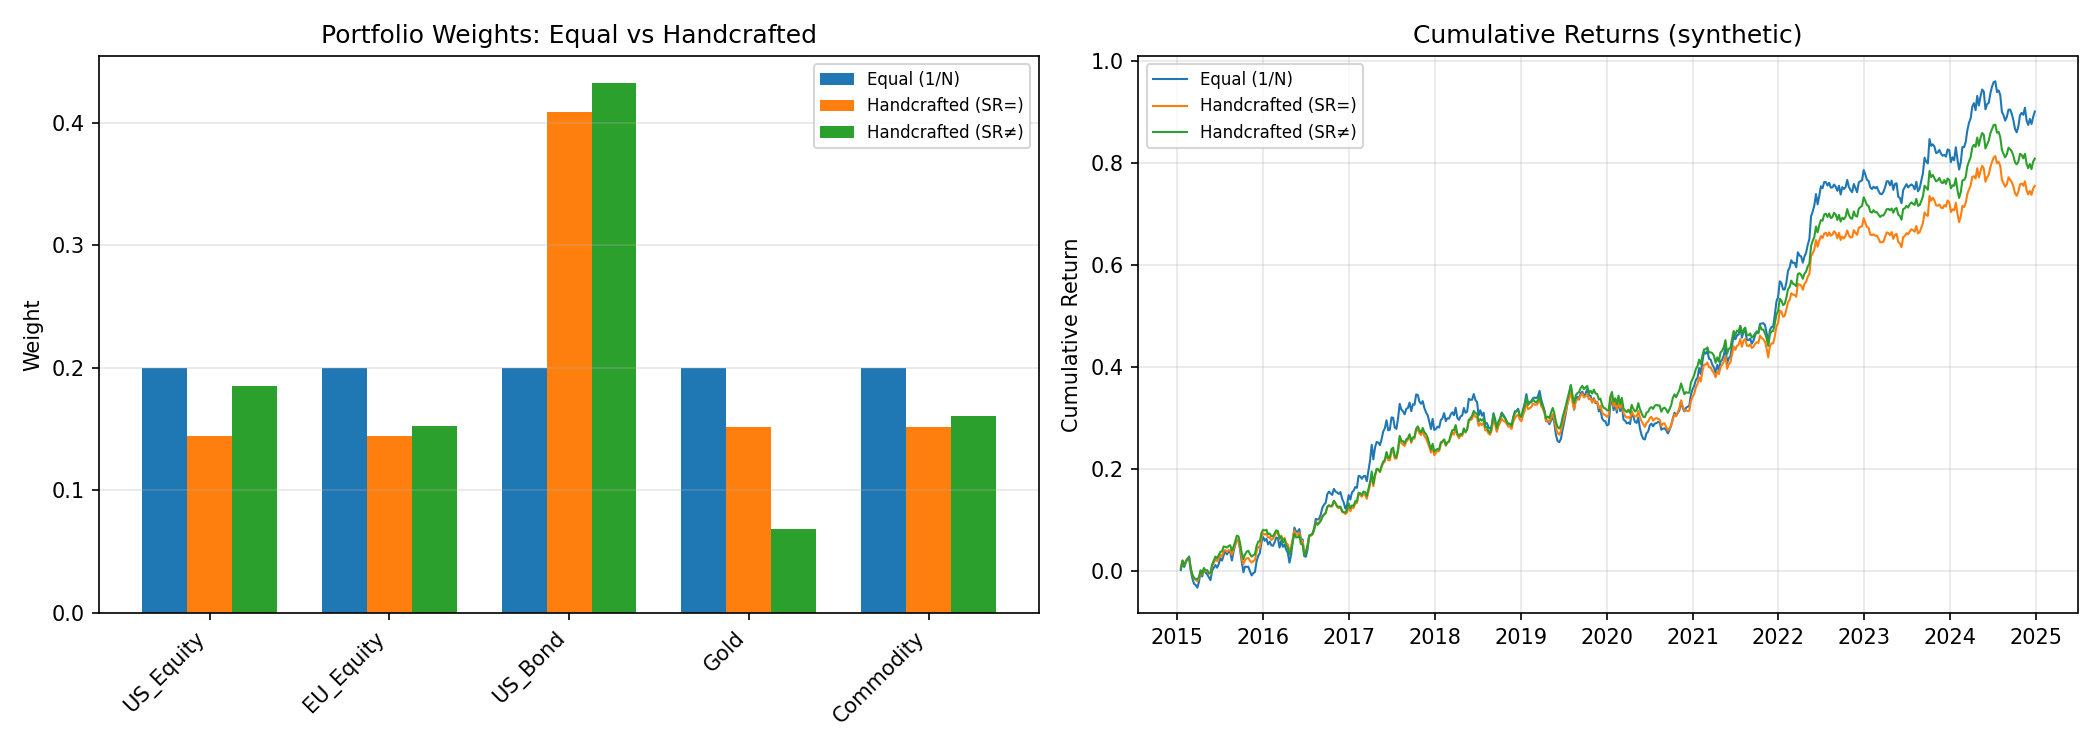

Here is the Python script that generated this plot:
"""
Example 02 - Handcrafted Portfolio Weights
==========================================

Demonstrates the handcrafting optimiser from pysystemtrade:
  - Building Estimates (correlation + mean + stdev)
  - Running handcraft_optimisation() with/without SR equalisation
  - Understanding the clustering and sub-portfolio approach
  - Calculating the Instrument Diversification Multiplier (IDM)

Key files:
  sysquant/optimisation/optimisers/handcraft.py
  sysquant/estimators/estimates.py
  sysquant/estimators/diversification_multipliers.py
"""

import os
import sys
import numpy as np
import pandas as pd

_SCRIPT_DIR = os.path.dirname(os.path.abspath(__file__))
sys.path.insert(0, _SCRIPT_DIR)

from _synthetic_data import generate_weekly_returns, ASSET_NAMES

from sysquant.estimators.correlations import correlationEstimate
from sysquant.estimators.estimates import Estimates
from sysquant.estimators.mean_estimator import meanEstimates
from sysquant.estimators.stdev_estimator import stdevEstimates
from sysquant.optimisation.optimisers.handcraft import handcraft_optimisation
from sysquant.optimisation.weights import (
    one_over_n_weights_given_asset_names,
    portfolioWeights,
)
from sysquant.estimators.diversification_multipliers import (
    diversification_mult_single_period,
)

# ── 1. Generate data & build Estimates ─────────────────────────────────────
returns = generate_weekly_returns(n_weeks=520)  # 10 years

corr_values = returns.corr().values
corr = correlationEstimate(corr_values, columns=ASSET_NAMES)

# Annualised estimates (weekly -> annual)
ann_means = returns.mean() * 52
ann_stdevs = returns.std() * np.sqrt(52)

mean_est = meanEstimates(
    [(name, ann_means[name]) for name in ASSET_NAMES]
)
stdev_est = stdevEstimates(
    [(name, ann_stdevs[name]) for name in ASSET_NAMES]
)

estimates = Estimates(
    correlation=corr,
    mean=mean_est,
    stdev=stdev_est,
    data_length=len(returns),
    frequency="W",
)

print("=" * 70)
print("STEP 1: Estimated parameters (annualised)")
print("=" * 70)
print(f"\nMeans:  {dict((k, round(v, 4)) for k, v in mean_est.items())}")
print(f"Stdevs: {dict((k, round(v, 4)) for k, v in stdev_est.items())}")
print(f"Implied SRs: ", end="")
for name in ASSET_NAMES:
    sr = mean_est[name] / stdev_est[name]
    print(f"{name}={sr:.2f}  ", end="")
print(f"\n\nCorrelation:\n{corr.as_pd().round(3)}")
print(f"\nData length: {estimates.data_length} weeks = {estimates.data_length_years:.1f} years")

# ── 2. Handcrafted weights WITH SR equalisation ───────────────────────────
print("\n" + "=" * 70)
print("STEP 2: Handcrafted weights (equalise_SR=True)")
print("=" * 70)

result_eq = handcraft_optimisation(estimates, equalise_SR=True, equalise_vols=True)
weights_eq = result_eq.weights

print("\nWith SR equalisation, all assets are assumed to have the same Sharpe Ratio.")
print("Weights are determined purely by correlation structure (diversification).")
print(f"\nRaw weights (include sub-portfolio IDM, so sum > 1):")
print(f"  {dict((k, round(v, 4)) for k, v in weights_eq.items())}")
print(f"  Sum: {sum(weights_eq.values()):.4f}")

# Normalise for comparison (the system pipeline does this later)
eq_sum = sum(weights_eq.values())
weights_eq_norm = portfolioWeights(
    [(k, v / eq_sum) for k, v in weights_eq.items()]
)
print(f"\nNormalised weights (sum to 1):")
print(f"  {dict((k, round(v, 4)) for k, v in weights_eq_norm.items())}")

# ── 3. Handcrafted weights WITHOUT SR equalisation ─────────────────────────
print("\n" + "=" * 70)
print("STEP 3: Handcrafted weights (equalise_SR=False)")
print("=" * 70)

result_sr = handcraft_optimisation(estimates, equalise_SR=False, equalise_vols=True)
weights_sr = result_sr.weights

print("\nWithout SR equalisation, assets with higher estimated SR get more weight,")
print("but the adjustment is *conservative* (mini-bootstrap accounts for uncertainty).")
print(f"\nWeights (normalised by SR adjustment): {dict((k, round(v, 4)) for k, v in weights_sr.items())}")
print(f"Sum: {sum(weights_sr.values()):.4f}")

# ── 4. Compare to equal weights ──────────────────────────────────────────
print("\n" + "=" * 70)
print("STEP 4: Comparison (all normalised to sum to 1)")
print("=" * 70)

equal_weights = one_over_n_weights_given_asset_names(ASSET_NAMES)

print(f"\n{'Asset':<14} {'Equal':>8} {'HC(SR=)':>8} {'HC(SR≠)':>8}")
print("-" * 40)
for name in ASSET_NAMES:
    print(
        f"{name:<14} {equal_weights[name]:>8.3f} {weights_eq_norm[name]:>8.3f} {weights_sr[name]:>8.3f}"
    )

# ── 5. Instrument Diversification Multiplier (IDM) ───────────────────────
print("\n" + "=" * 70)
print("STEP 5: Instrument Diversification Multiplier (IDM)")
print("=" * 70)
print("""
IDM = 1 / sqrt(W' * C * W)

where W = weights, C = correlation matrix.

IDM > 1 means the portfolio is diversified: combined risk < sum of parts.
IDM = 1 means perfect correlation (no diversification benefit).
""")

for label, w in [
    ("Equal weights", equal_weights),
    ("Handcrafted (SR=)", weights_eq_norm),
    ("Handcrafted (SR≠)", weights_sr),
]:
    idm = diversification_mult_single_period(corrmatrix=corr, weights=w)
    risk = w.portfolio_stdev(corr)
    print(f"  {label:<25} IDM={idm:.3f}  portfolio_risk={risk:.3f}")

print("\nThe IDM amplifies positions to 'use up' the diversification benefit.")
print("A typical futures portfolio with 20+ instruments might have IDM ~ 2.0-2.5.")

# ── 6. Visualization ────────────────────────────────────────────────────
try:
    import matplotlib.pyplot as plt

    fig, (ax1, ax2) = plt.subplots(1, 2, figsize=(14, 5))

    # Bar chart of weights
    x = np.arange(len(ASSET_NAMES))
    width = 0.25
    ax1.bar(x - width, [equal_weights[n] for n in ASSET_NAMES], width, label="Equal (1/N)")
    ax1.bar(x, [weights_eq_norm[n] for n in ASSET_NAMES], width, label="Handcrafted (SR=)")
    ax1.bar(x + width, [weights_sr[n] for n in ASSET_NAMES], width, label="Handcrafted (SR≠)")
    ax1.set_xticks(x)
    ax1.set_xticklabels(ASSET_NAMES, rotation=45, ha="right")
    ax1.set_ylabel("Weight")
    ax1.set_title("Portfolio Weights: Equal vs Handcrafted")
    ax1.legend(fontsize=8)
    ax1.grid(axis="y", alpha=0.3)

    # Show cumulative returns of the three portfolios
    cum_eq = (returns @ np.array([equal_weights[n] for n in ASSET_NAMES])).cumsum()
    cum_hc_sr = (returns @ np.array([weights_eq_norm[n] for n in ASSET_NAMES])).cumsum()
    cum_hc_nosr = (returns @ np.array([weights_sr[n] for n in ASSET_NAMES])).cumsum()

    ax2.plot(cum_eq.index, cum_eq.values, label="Equal (1/N)", linewidth=1)
    ax2.plot(cum_hc_sr.index, cum_hc_sr.values, label="Handcrafted (SR=)", linewidth=1)
    ax2.plot(cum_hc_nosr.index, cum_hc_nosr.values, label="Handcrafted (SR≠)", linewidth=1)
    ax2.set_title("Cumulative Returns (synthetic)")
    ax2.set_ylabel("Cumulative Return")
    ax2.legend(fontsize=8)
    ax2.grid(alpha=0.3)

    plt.tight_layout()
    _plot_path = os.path.join(_SCRIPT_DIR, "02_handcrafting_weights.png")
    plt.savefig(_plot_path, dpi=150)
    print(f"\nPlot saved to {_plot_path}")
    plt.close()
except ImportError:
    print("\nmatplotlib not installed - skipping visualization")

print("\n" + "=" * 70)
print("KEY TAKEAWAYS")
print("=" * 70)
print("""
1. Handcrafting uses hierarchical clustering to split assets into groups of 2-3
2. Within each group, equal (risk) weights are used
3. SR adjustment is conservative: a mini-bootstrap accounts for estimation uncertainty
4. With SR equalisation, weights depend only on correlations (safer default)
5. IDM captures diversification benefit; higher IDM = more diversified portfolio
""")
